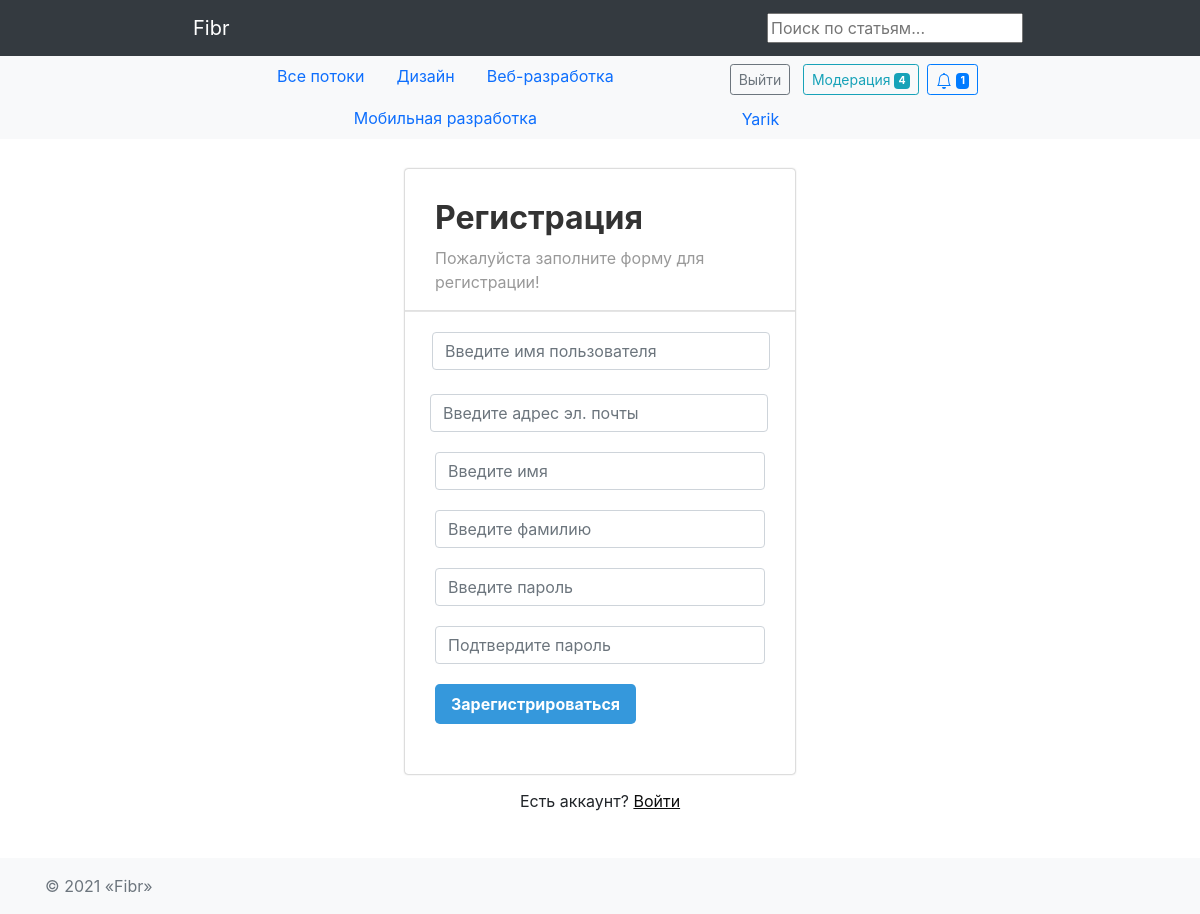
The app's page /auth/register/ (signed in) with its own data.
### hub/models.py (models this page shows, shortened)
class Topic(models.Model):
    name = models.CharField(max_length=64)
    short_description = models.TextField(blank=True)
    class Meta:
        verbose_name = 'Тематика'
        verbose_name_plural = 'Тематики'

### authapp/models.py (models this page shows, shortened)
class User(AbstractUser):
    image = models.ImageField(upload_to='users_avatars', blank=True, default='users_avatars/default.jpg')
    birthday = models.DateField(blank=True, null=True)
    is_moderator = models.BooleanField(default=False)
    is_blocked = models.BooleanField(default=False)
    blocked_time = models.DateTimeField(default=timezone.now)
    def is_not_blocked(self):
        if self.is_blocked and self.blocked_time < timezone.now():
            self.is_blocked = False
            self.save()
            self.notification.create(user=self, type_of='Аккаунт разблокирован!').save()
        return not self.is_blocked

### authapp/views.py (the view)
# urls.py: path('register/', authapp.RegisterUserView.as_view(), name='register'),
class RegisterUserView(CreateView):
    model = User
    template_name = 'authapp/register.html'
    form_class = UserRegisterForm
    success_url = '/'
    success_msg = 'Пользователь успешно создан'

### authapp/forms.py
class UserRegisterForm(UserCreationForm):
    class Meta:
        model = User
        fields = ('username', 'email', 'first_name', 'last_name', 'password1', 'password2')
    def __init__(self, *args, **kwargs):
        super().__init__(*args, **kwargs)
        self.fields['username'].widget.attrs['placeholder'] = 'Введите имя пользователя'
        self.fields['email'].widget.attrs['placeholder'] = 'Введите адрес эл. почты'
        self.fields['first_name'].widget.attrs['placeholder'] = 'Введите имя'
        self.fields['last_name'].widget.attrs['placeholder'] = 'Введите фамилию'
        self.fields['password1'].widget.attrs['placeholder'] = 'Введите пароль'
        self.fields['password2'].widget.attrs['placeholder'] = 'Подтвердите пароль'
        for field in self.fields.values():
            field.widget.attrs['class'] = 'form-control'

### article/models.py (called while the page is built)
    @staticmethod
    def get_moderated_articles():
        return Article.objects.filter(is_active=True, is_moderated=True)

### complaint/models.py (called while the page is built)
    @classmethod
    def get_active_complaints(cls):
        return Complaint.objects.filter(status__exact=cls.ACTIVE).order_by('-created_at')

### context_processor.py (called while the page is built)
def topic_list(request):
    return {"topic_list": Topic.objects.all()}

def moderated_article_count(request):
    return {'moderated_articles_count': Article.get_moderated_articles().count(),
            'new_complaints_count': Complaint.get_active_complaints().count(),
            }

### notification/models.py (called while the page is built)
    @staticmethod
    def total_count(user_pk):
        return Notification.objects.filter(user=user_pk).count()

    @staticmethod
    def total_unread_count(user_pk):
        return Notification.objects.filter(user=user_pk, read=False).count()

    @staticmethod
    def get_unread(user_pk):
        return Notification.objects.filter(user=user_pk, read=False).order_by('-created_at')

    @classmethod
    def get_new_comments_articles(cls, user):
        return Article.objects.filter(user=user).annotate(
            num_notices=Count('notification', filter=Q(notification__type_of=cls.NEW_COMMENT) & Q(
                notification__read=False))) \
            .filter(num_notices__gt=0).order_by('-num_notices')

    @classmethod
    def get_new_comments_reply(cls, user):
        return Comment.objects.filter(user=user).annotate(
            num_notices=Count('notification', filter=Q(notification__type_of=cls.COMMENT_REPLY) & Q(
                notification__read=False))) \
            .filter(num_notices__gt=0).order_by('-num_notices')

### authapp/templates/authapp/register.html (shortened to what this page needs)
{% extends 'authapp/base.html' %}
{% load static %}
{% block content %}
    <div class="signup-form">
        <form method="post" novalidate>
            <h2>Регистрация</h2>
            <p>Пожалуйста заполните форму для регистрации!</p>
            <hr>
            <div class="form-group">
                <div class="row">
                    <div class="col-xs-6">{{ form.username }}{{ form.username.errors }}</div>
                    <div class="col-xs-6 pt-4">{{ form.email }}</div>
                </div>
            </div>
            <div class="form-group">
                {{ form.first_name }}
            </div>
            <div class="form-group">{{ form.last_name }}</div>
            <div class="form-group">
                {{ form.password1 }}{{ form.password1.errors }}
            </div>
            <div class="form-group">
                {{ form.password2 }}{{ form.password2.errors }}
            </div>
            <div class="form-group">
                <button type="submit" class="btn btn-primary btn-lg">Зарегистрироваться</button>
            </div>
        </form>
        <div class="hint-text">Есть аккаунт? <a style="color: #0d0d0d" href="{% url 'auth:login' %}">Войти</a></div>
    </div>
{% endblock %}

### mainapp/templates/mainapp/includes/inc_nav_menu.html (shortened to what this page needs)
<nav class="navbar navbar-expand-lg navbar-dark bg-dark">
    <div class="container w-75">
        <a class="navbar-brand px-lg-3" href="/">Fibr</a>
        <form action="{% url 'search:search_result'  %}" method="get">
            <input name="keyword" type="text" placeholder="Поиск по статьям...">
        </form>
    </div>
</nav>
<nav id="navbar_top" class="navbar-expand-md navbar-light bg-light">
    <div class="container d-flex justify-content-between w-75">
        <ul class="nav justify-content-center">
            <li class="nav-item">
                <a class="nav-link" href="/">Все потоки</a>
            </li>
            {% for topic in topic_list %}
            <li class="nav-item">
                <a class="nav-link" href="{% url 'hub:topic' topic.pk %}">
                    {{ topic.name }}
                </a>
            </li>
            {% endfor %}
        </ul>
        <ul class="nav">
            <li class="nav-item">
                <div class="d-grid gap-2 d-md-block mt-1">
                    {% if user.is_authenticated %}
                    <button class="btn btn-outline-secondary btn-sm my-0 m-1" type="button"
                        onclick="location.href='{% url 'auth:logout' %}'">
                        Выйти
                    </button>
                    {% endif %}
                    {% if user.is_moderator %}
                    <button class="btn btn-outline-info btn-sm my-0 m-1" type="button"
                        onclick="location.href='{% url 'auth:moderation' %}'">
                        Модерация <span class="badge badge-info">{{ moderated_articles_count|add:new_complaints_count}}</span>
                    </button>
                    {% endif %}
                    {% include 'notification/includes/inc_notification.html' %}
                </div>
            </li>
            {% if user.is_authenticated %}
            <li class="nav-item">
                <a class="nav-link" href="{% url 'auth:profile' user.pk %}">{{ user.username }}</a>
            </li>
            {% endif %}
        </ul>
    </div>
</nav>

### authapp/templates/authapp/register.html (style rules this page uses)
.form-control { height: 41px; background: #f2f2f2; box-shadow: none !important; border: none; }
.form-control, .btn { border-radius: 3px; }
.signup-form { width: 390px; margin: 30px auto; }
.signup-form form { color: #999; border-radius: 3px; margin-bottom: 15px; background: #fff; box-shadow: 0 0 2px rgba(0, 0, 0, 0.5); padding: 30px; }
.signup-form h2 { color: #333; font-weight: bold; margin-top: 0; }
.signup-form hr { margin: 0 -30px 20px; }
.signup-form .form-group { margin-bottom: 20px; }
.signup-form .row div:first-child { padding-right: 10px; }
.signup-form .row div:last-child { padding-left: 10px; }
.signup-form .btn { font-size: 16px; font-weight: bold; background: #3598dc; border: none; min-width: 140px; }
.signup-form a { color: #fff; text-decoration: underline; }
.signup-form .hint-text { padding-bottom: 15px; text-align: center; }

### records on screen
Topic: name "Дизайн"
Topic: name "Веб-разработка"
Topic: name "Мобильная разработка"
User: username "Yarik"

### other values on screen
{{ moderated_articles_count|add:new_complaints_count }} "4"
{{ notice.unread_count }} "1"
